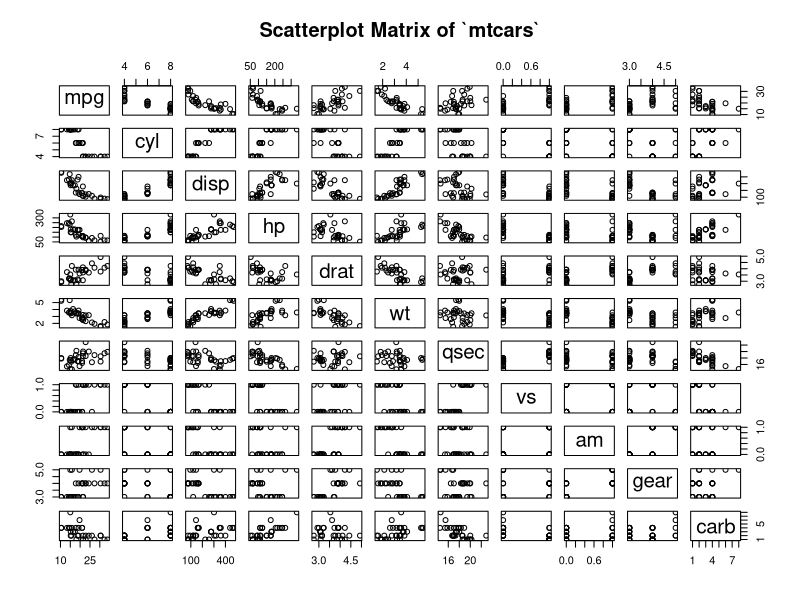
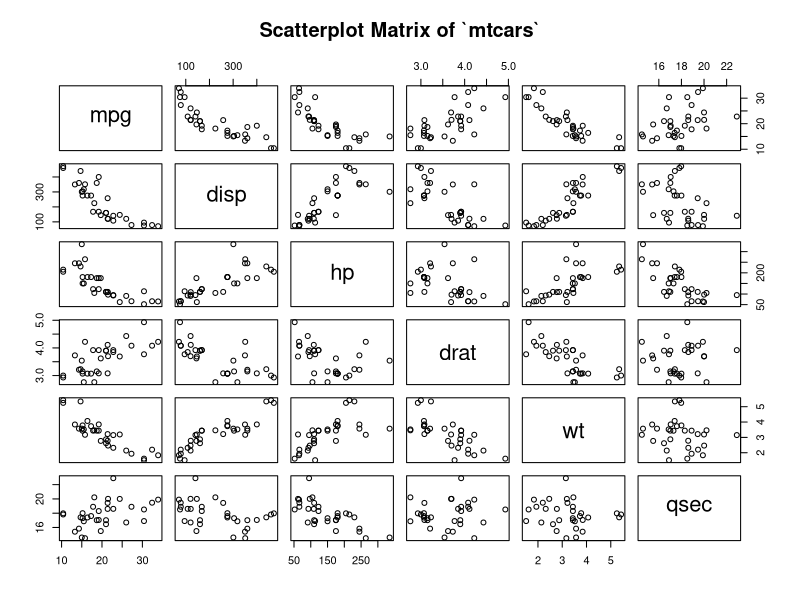
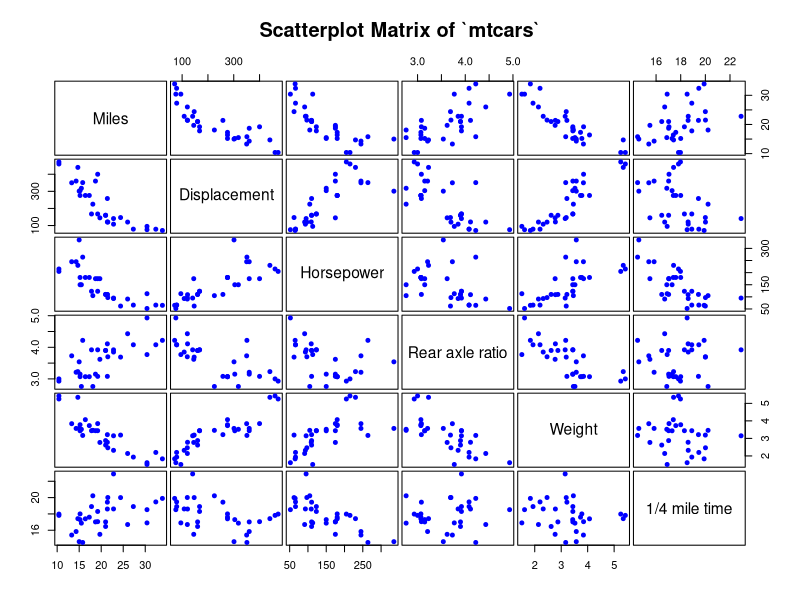
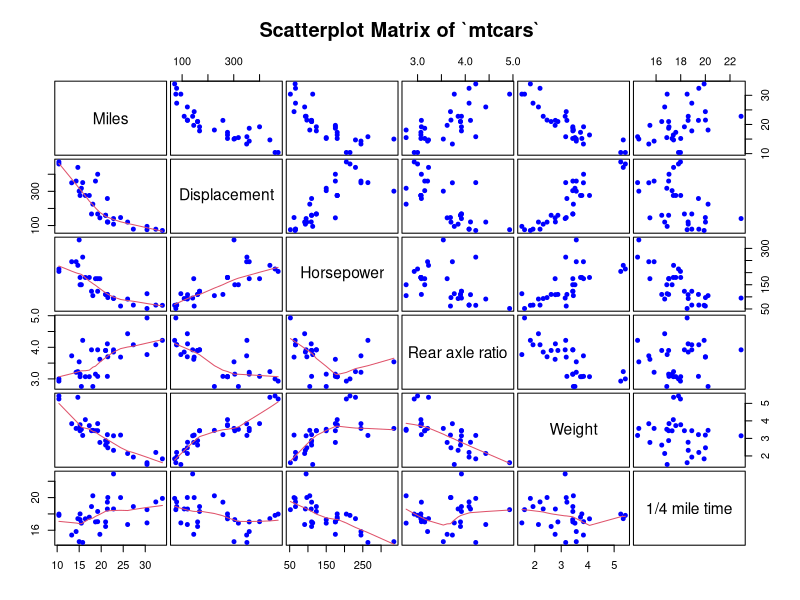
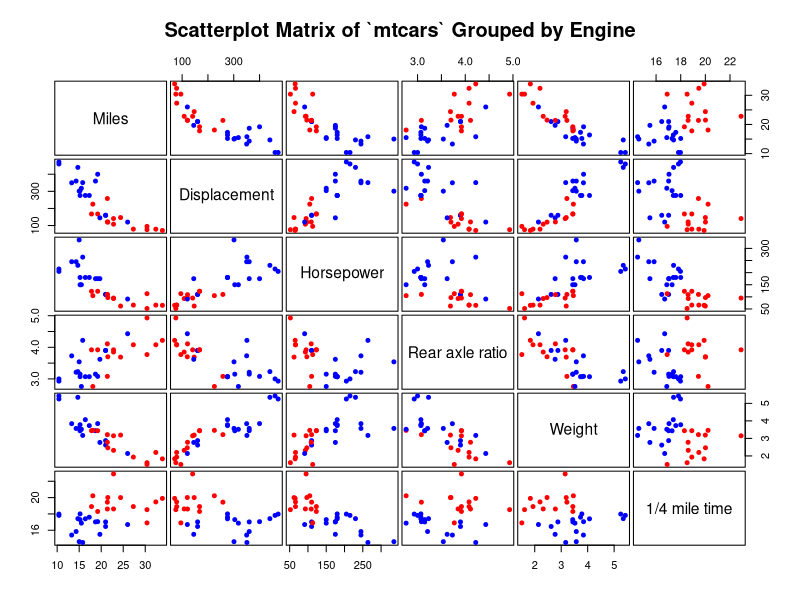
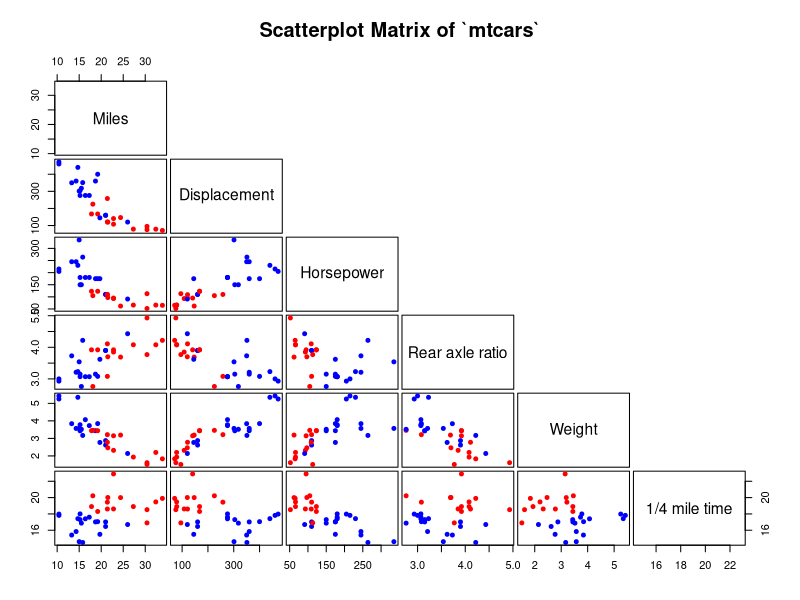
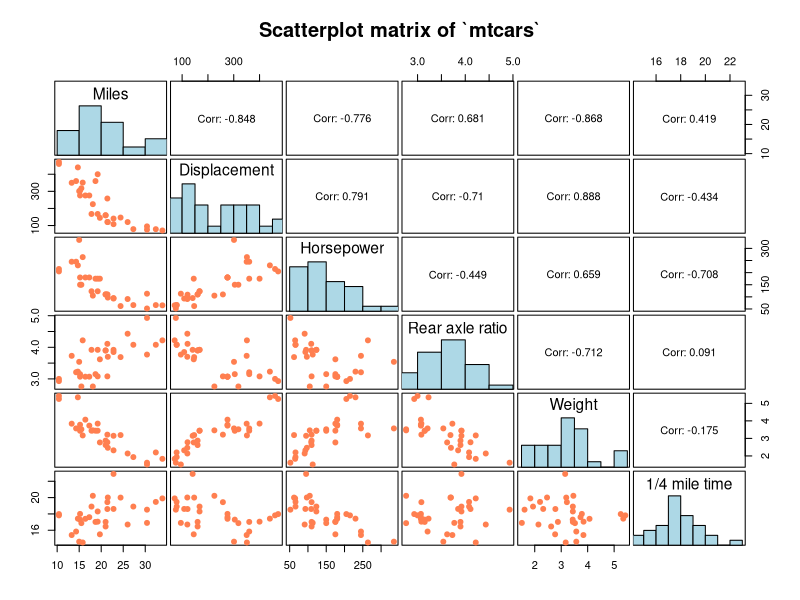

Here is the R script that generated these plots, in order: (Note: this script raises an error after producing the figures.)
## ---- chunk 1
data(mtcars)
pairs(~., data = mtcars,
      main = "Scatterplot Matrix of `mtcars`")
## ---- chunk 2
pairs(mtcars[, c(1,3:7)], main = "Scatterplot Matrix of `mtcars`")
## ---- chunk 3
pairs(mtcars[, c(1,3:7)],
      col = "blue",                                            # Change color
      pch = 19,                                                # Change shape of points
      cex = 0.8,                                               # Change size of points
      labels = c("Miles","Displacement","Horsepower",
                 "Rear axle ratio","Weight","1/4 mile time"),  # Change labels  
      gap = 0.3,                                               # Change gaps in between
      main = "Scatterplot Matrix of `mtcars`")
## ---- chunk 4
pairs(mtcars[, c(1,3:7)],
      lower.panel = panel.smooth,           # Add a smoother for the lower panel
      col = "blue",
      pch = 19,                                                
      cex = 0.8,                                               
      labels = c("Miles","Displacement","Horsepower",
                 "Rear axle ratio","Weight","1/4 mile time"),  
      gap = 0.3,                                               
      main = "Scatterplot Matrix of `mtcars`")
## ---- chunk 5
mtcars$vs <- as.factor(mtcars$vs)
pairs(mtcars[, c(1,3:7)],
      col = c("blue","red")[mtcars$vs],                  # Group by variable `vs`
      pch = 19,                                                
      cex = 0.8,                                               
      labels = c("Miles","Displacement","Horsepower",
                 "Rear axle ratio","Weight","1/4 mile time"),  
      gap = 0.3,                                               
      main = "Scatterplot Matrix of `mtcars` Grouped by Engine")

## ---- chunk 6
pairs(mtcars[, c(1,3:7)],
      col = c("blue","red")[mtcars$vs],                  
      pch = 19,                                                
      cex = 0.8,                                               
      labels = c("Miles","Displacement","Horsepower",
                 "Rear axle ratio","Weight","1/4 mile time"),  
      gap = 0.3,
      upper.panel = NULL,               # Turn off the upper panel above the diagonal
      main = "Scatterplot Matrix of `mtcars`")
## ---- chunk 7
#Panel of correlations
panel.corr <- function(x, y){
    usr <- par("usr"); on.exit(par(usr))
    par(usr = c(0, 1, 0, 1))
    r <- round(cor(x, y), digits=3)
    txt <- paste0("Corr: ", r)
    text(0.5, 0.5, txt, cex = 1)
}

#Panel of histograms
panel.hist <- function(x, ...){
    usr <- par("usr"); on.exit(par(usr))
    par(usr = c(usr[1:2], 0, 1.5) )
    h <- hist(x, plot = FALSE)
    breaks <- h$breaks
    len <- length(breaks)
    y <- h$counts/max(h$counts)
    rect(breaks[-len], 0, breaks[-1], y, col = "lightblue")
}

#Panel of scatterplots
panel.scat <- function(x, y){
  points(x,y, pch = 19, cex = 1, col = "coral")
}

#Plot
pairs(mtcars[, c(1,3:7)],  
      lower.panel = panel.scat,
      upper.panel = panel.corr,
      diag.panel = panel.hist,
      labels = c("Miles","Displacement","Horsepower",
                 "Rear axle ratio","Weight","1/4 mile time"),
      gap = 0.3, 
      main = "Scatterplot matrix of `mtcars`")

## ---- chunk 8
# You need both ggplot2 and GGally packages loaded to work with ggpairs()

ggpairs(mtcars[, c(1,3:7)],
        columnLabels = c("Miles","Displacement","Horsepower",
                 "Rear axle ratio","Weight","1/4 mile time"),
        upper = list(continuous = wrap('cor', size = 4)),
        title = "Scatterplot matrix of `mtcars`")
## ---- chunk 9
ggpairs(mtcars[, c(1,3:7)],
        columnLabels = c("Miles","Displacement","Horsepower",
                 "Rear axle ratio","Weight","1/4 mile time"),
        aes(color = mtcars$vs),                             # Separate data by levels of vs
        upper = list(continuous = wrap('cor', size = 3)),
        lower = list(combo = wrap("facethist", bins = 30)),
        diag = list(continuous = wrap("densityDiag", alpha = 0.5)),
        title = "Scatterplot matrix of `mtcars` Grouped by Engine")
## ---- chunk 10
mtcars$cyl <- as.factor(mtcars$cyl)
mtcars$am <- as.factor(mtcars$am)
mtcars$gear <- as.factor(mtcars$gear)
## ---- chunk 11
# The pairs_diagonal_mosaic() function is in the `vcd` package

p <- mtcars[, c(2,8:10)]
pairs(table(p),                                     # Here the data needs to be in a table format 
      diag_panel = pairs_diagonal_mosaic(offset_varnames=-2.5))    #move down variable labels

## ---- chunk 12
pairs(table(p), 
      diag_panel = pairs_diagonal_mosaic(offset_varnames=-2.5),    #move down variable names
      upper_panel_args = list(shade = TRUE),                       #set shade colors
      lower_panel_args = list(shade = TRUE))
